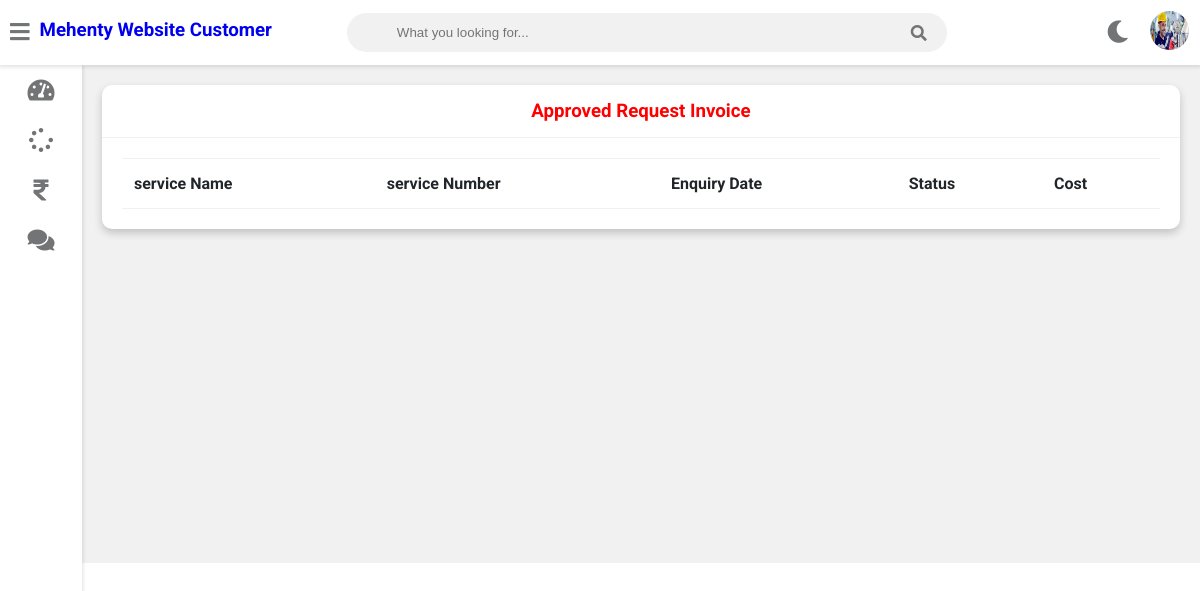
The page /customer-view-approved-request-invoice (signed in) on the database as committed earlier.
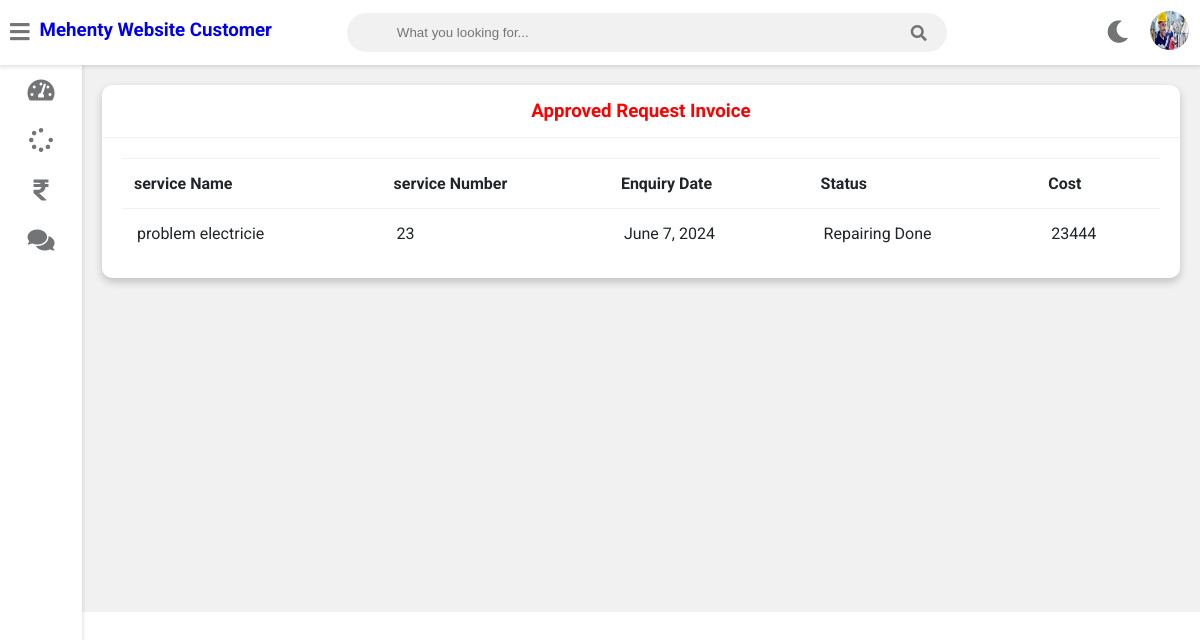
The same page on the database as committed later.
### service/models.py (models this page shows, shortened)
class Request(models.Model):
    cat=(('Plumbing', 'Plumbing'),('Electricity', 'Electricity'),('Painting', 'Painting'),('Carpentry', 'Carpentry'))
    category=models.CharField(max_length=50,choices=cat)
    service_no=models.PositiveIntegerField(null=False)
    service_name = models.CharField(max_length=40,null=False)
    problem_description = models.CharField(max_length=500,null=False)
    date=models.DateField(auto_now=True)
    cost=models.PositiveIntegerField(null=True)
    customer=models.ForeignKey('Customer', on_delete=models.CASCADE,null=True)
    Technician=models.ForeignKey('Technician',on_delete=models.CASCADE,null=True)
    stat=(('Pending','Pending'),('Approved','Approved'),('Repairing','Repairing'),('Repairing Done','Repairing Done'),('Released','Released'))
    status=models.CharField(max_length=50,choices=stat,default='Pending',null=True)

### service/views.py (the view)
# urls.py: path('customer-view-approved-request-invoice',views.customer_view_approved_request_invoice_view,name='customer-view-approved-request-invoice'),
@login_required(login_url='customerlogin')
@user_passes_test(is_customer)
def customer_view_approved_request_invoice_view(request):
    customer=models.Customer.objects.get(user_id=request.user.id)
    enquiries=models.Request.objects.all().filter(customer_id=customer.id).exclude(status='Pending')
    return render(request,'service/customer_view_approved_request_invoice.html',{'customer':customer,'enquiries':enquiries})

### service/views.py (called while the page is built)
def is_customer(user):
    return user.groups.filter(name='CUSTOMER').exists()

### templates/service/customer_view_approved_request_invoice.html
{% extends 'service/customerbase.html' %}
{% block content %}
	<div class="wrapper">
		<div class="row">
			<div class="col-12 col-m-12 col-sm-12">
				<div class="card">
					<div class="card-header">
						<h3 style="color:red; text-align:center" >Approved Request Invoice
						</h3>
					</div>
					<div class="card-content">
						<table>
							<thead>
                <tr>
                  <th>service Name</th>
                  <th>service Number</th>
                  <th>Enquiry Date</th>
                  <th>Status</th>
                  <th>Cost</th>
                </tr>
							</thead>
							<tbody>
                {% for enq in enquiries %}
                <tr>
                  <td>{{enq.service_name}}</td>
                  <td>{{enq.service_no}}</td>
                  <td>{{enq.date}}</td>
                  <td>{{enq.status}}</td>
                  <td>{{enq.cost}}</td>
                  </tr>
                {% endfor %}
							</tbody>
						</table>
					</div>
				</div>
			</div>
		</div>
<br><br><br><br><br><br><br><br><br><br><br><br><br><br><br><br>
	</div>
{% endblock content %}

Rows that differ between the two databases and show on the page:
added Request: service_name "problem electricie", service_no "23", date "June 7, 2024", status "Repairing Done", cost "23444"
